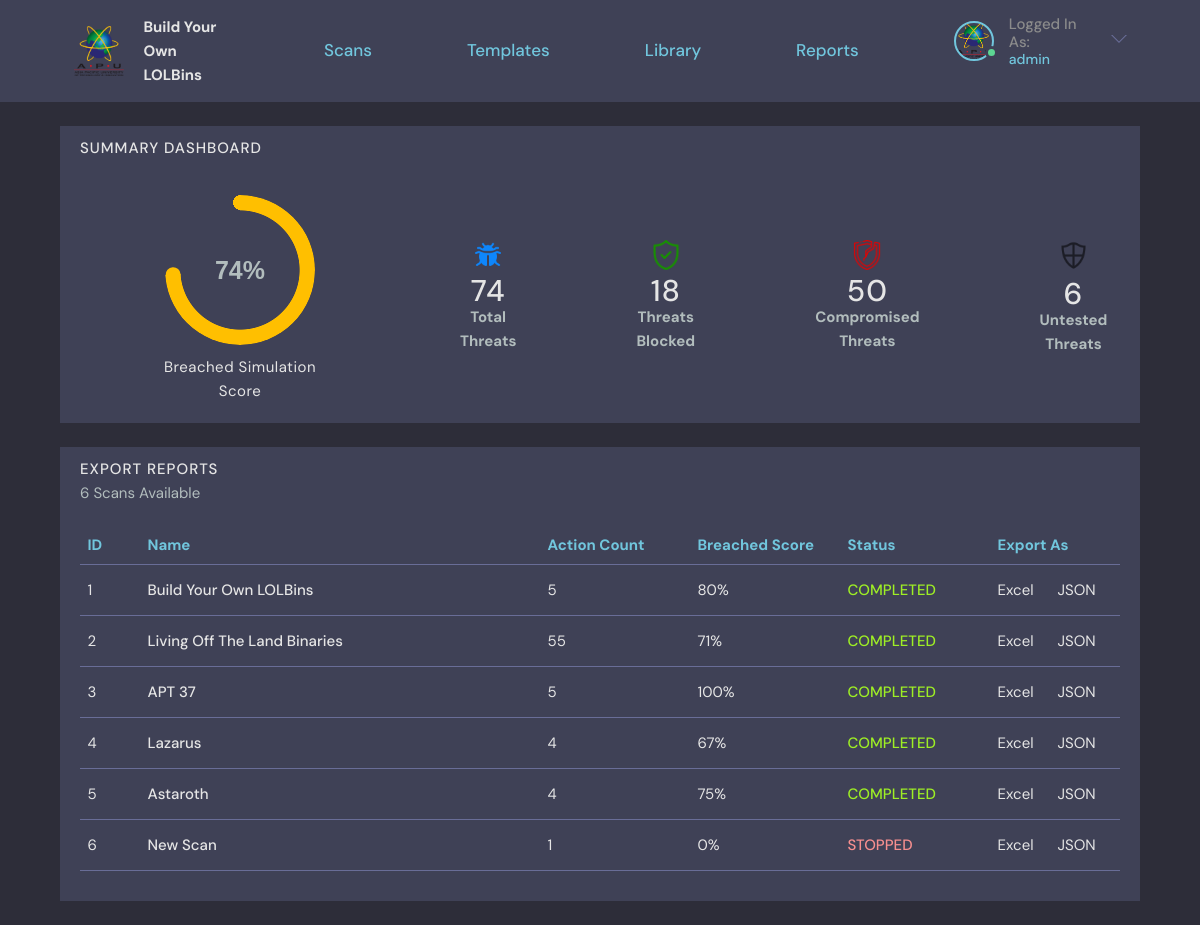
The page /report/ (signed in) on the database as committed earlier.
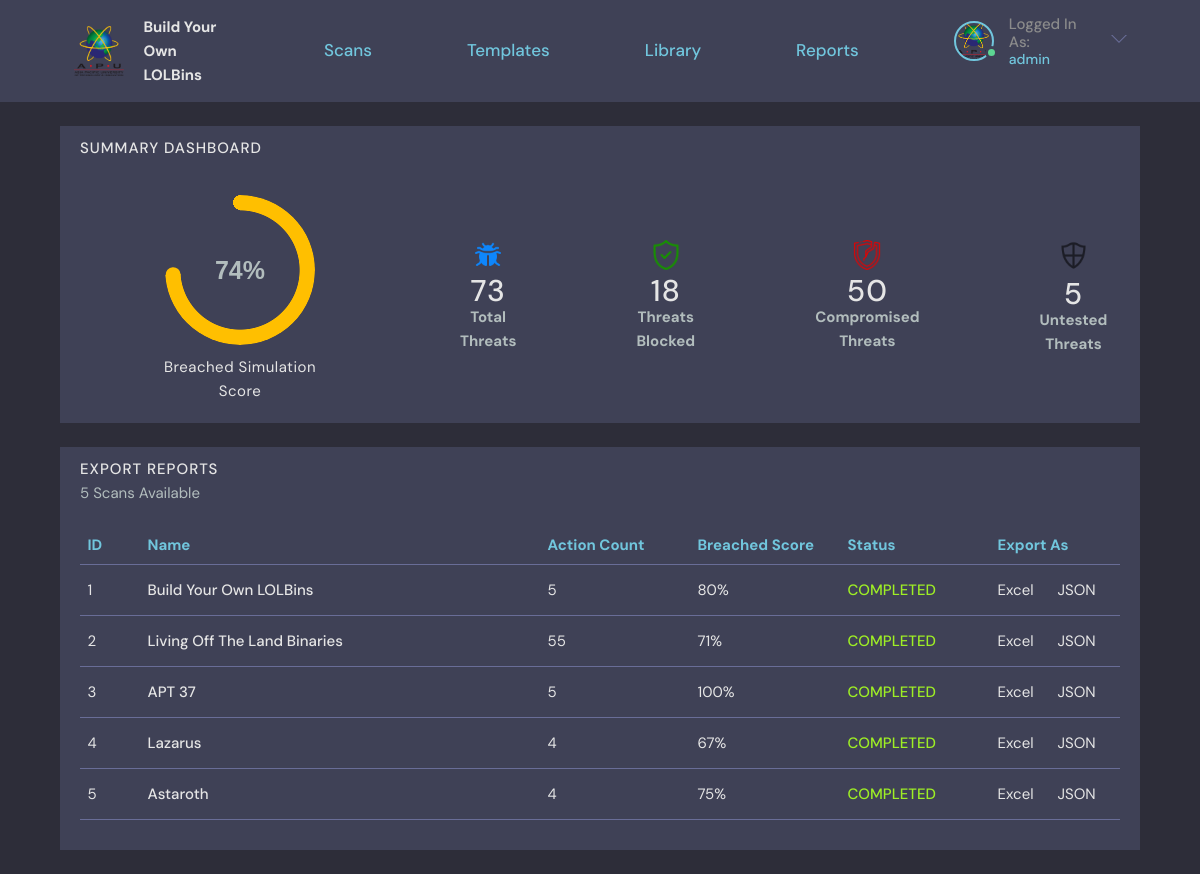
The same page on the database as committed later.
### base/models.py (models this page shows, shortened)
class Scan(models.Model):
    user = models.ForeignKey(User, on_delete=SET_NULL, null=True, verbose_name = u'Owner')
    name = models.CharField(max_length=200, default="New Scan")
    description = models.TextField(null=True, blank=True)
    updated = models.DateTimeField(auto_now=True)
    created = models.DateTimeField(auto_now_add=True)
    STATUS_CHOICES = (
    ("STOPPED", "STOPPED"),
    ("COMPLETED", "COMPLETED"),
    ("RUNNING", "RUNNING"),
    ("ERROR", "ERROR"))
    status = models.CharField(max_length=15, choices=STATUS_CHOICES, default='STOPPED')
    ip = models.CharField("IP Address", max_length=15, default="127.0.0.1")
    username = models.CharField("Machine Username", max_length=30, default="admin")
    password = models.CharField("Machine Password", max_length=50, default="admin")
    task = models.TextField(null=True, blank=True)
    class Meta:
        ordering = ['-updated', '-created']
        verbose_name = 'Scan'

### base/views.py (the view)
# urls.py: path('report/', views.report, name="report"),
@login_required(login_url='login')
def report(request):
    userScans = Scan.objects.filter(user=request.user).order_by('created')
    action_list = []
    blocked_list = []
    compromised_list = []
    untested_list = []
    score_list = []
    for scan in userScans:
        threat_count = 0
        blocked_count = 0
        compromised_count = 0
        untested_count = 0
        score_count = 0
        for simulation in scan.simulation_set.all():
            for userVariant in simulation.UserVariant.all():
                threat_count += 1
                if userVariant.detected == False:
                    compromised_count += 1
                elif userVariant.detected == True:
                    blocked_count += 1
                else:
                    untested_count += 1
        if threat_count - untested_count == 0:
            score_count = 0
        else:
            score_count = (compromised_count / (threat_count - untested_count)) * 100
            score_count = round(score_count)
        action_list.append(threat_count)
        blocked_list.append(blocked_count)
        compromised_list.append(compromised_count)
        untested_list.append(untested_count)
        score_list.append(score_count)
    score = (addIndex(compromised_list) / (addIndex(action_list) - addIndex(untested_list))) * 100
    score = round(score)
    context = {'threat_count': addIndex(action_list), 'blocked_count': addIndex(blocked_list), 'compromised_count': addIndex(compromised_list), 'untested_count': addIndex(untested_list), 'score': score, 'score_list': score_list, 'userScans': userScans, 'action_list': action_list}
    return render(request, 'base/report.html', context)

### base/templatetags/maps_tags.py (called while the page is built)
@register.filter
def index(sequence, position):
    return sequence[position]

### base/utilities.py (called while the page is built)
def addIndex(myList):
    sum = 0
    for item in myList:
        sum += item
    return sum

### base/templates/base/report.html (shortened to what the changed rows need)
{% extends 'main.html' %}
{% block content %}
{% load static %}
{% load maps_tags %}
<main class="auth layout">
    <div class="container-column">
        <div class="roomListRoom__square">
            <div>
                <h2>Summary Dashboard</h2>
            </div>
            <div class="roomListRoom__flex">
                <div style="margin-left: 5rem; margin-right: 7rem; text-align: center;;">
                  <img src="{% static 'images/bug.png' %}" style="width: 3rem; height: 3rem;"/>
                  <h2 style="margin-bottom: 0rem; font-size: 3rem;">{{threat_count}}</h2>
                  <h4 style="margin-top: -1rem;">Total Threats</h4>
                </div>
                <div style="margin-left: 5rem; margin-right: 7rem; text-align: center;;">
                  <h2 style="margin-bottom: 0rem; font-size: 3rem;">{{blocked_count}}</h2>
                </div>
                <div style="margin-left: 5rem; margin-right: 7rem; text-align: center;;">
                  <h2 style="margin-bottom: 0rem; font-size: 3rem;">{{compromised_count}}</h2>
                </div>
                <div style="margin-left: 5rem; margin-right: 7rem; text-align: center;;">
                    <img src="{% static 'images/neutral.png' %}" style="width: 3.5rem; height: 3.5rem;"/>
                    <h2 style="margin-bottom: 0rem; font-size: 3rem;">{{untested_count}}</h2>
                    <h4 style="margin-top: -1rem;">Untested Threats</h4>
                </div>
            </div>
        </div>
        <div class="roomListRoom__square">
            <div>
                <h2 style="margin-bottom: 0rem;">Export Reports</h2>
                <p style="margin-bottom: 2rem;">{{userScans.all.count}} Scans Available</p>
            </div>
            <table id="scan-table" class="table">
                <thead>
                    <tr>
                        <th scope="col">ID</th>
                        <th scope="col">Name</th>
                        <th scope="col">Action Count</th>
                        <th scope="col">Breached Score</th>
                        <th scope="col">Status</th>
                        <th scope="col">Export As</th>
                    </tr>
                </thead>
                <tbody>
                    {% if userScans.all.count != 0 %}
                        {% for scan in userScans %}
                            <tr>
                                <td style="width: 6rem;">{{forloop.counter}}</td>
                                <td style="font-weight: 500">{{scan.name}}</td>
                                <td style="width: 15rem;"">{{action_list|index:forloop.counter0}}</td>
                                <td style="width: 15rem;"">{{score_list|index:forloop.counter0}}%</td>
                                {% if scan.status == 'STOPPED' %}
                                    <td style="width: 15rem;color: #F78F8F;font-weight: 500">{{scan.status}}</td>
                                {% elif scan.status == 'COMPLETED'%}
                                    <td style="width: 15rem;color: #9EEE25;font-weight: 500">{{scan.status}}</td>
                                {% else %}
                                    <td style="width: 15rem;color: #FCC419;font-weight: 500">{{scan.status}}</td>
                                {% endif %}
                                <td style="width: 13rem;">
                                    <a href="{% url 'export-excel' scan.id %}" style="padding-right: 2rem">Excel</a>
                                    <a href="{% url 'export-json' scan.id %}">JSON</a>
                                </td>
                            </tr>
                        {% endfor %}
                    {% endif %}
                </tbody>
            </table>
        </div>
    </div>
</main>
{% endblock content %}

Rows that differ between the two databases and show on the page:
removed Scan: name "New Scan", user "1", counter0 "0", status "STOPPED"
Other text that changed with them:
{{ threat_count }}: "74" → "73"
{{ untested_count }}: "6" → "5"
{{ userScans.all.count }}: "6" → "5"
